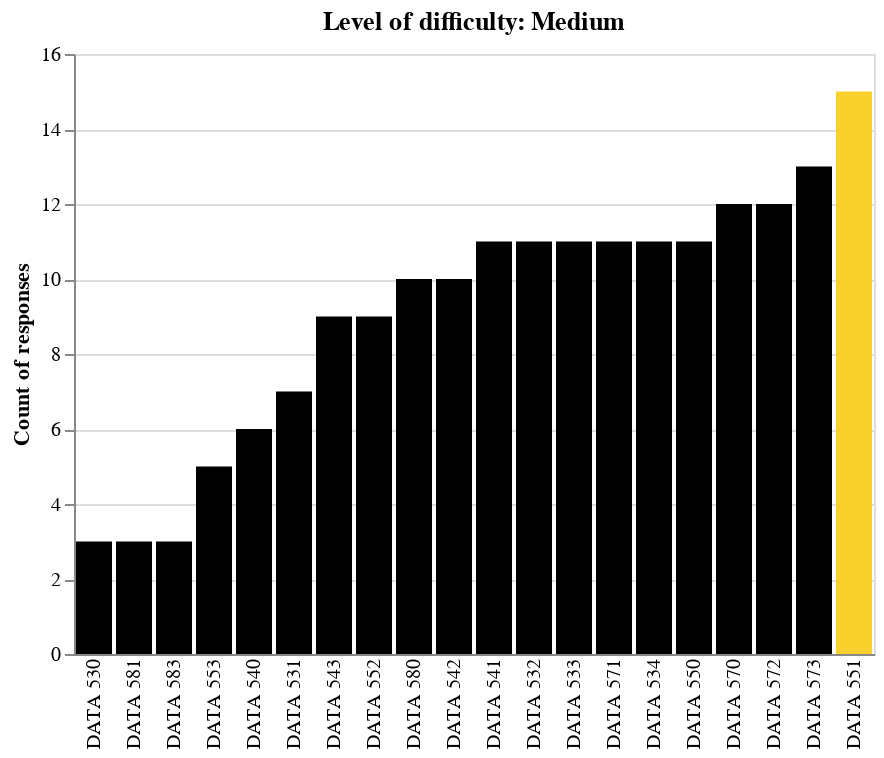

Write notebook code for a chart like this one.
### Code cell
twochart = alt.Chart(mydata, title=alt.TitleParams(text = ["Level of difficulty: Medium"])).mark_bar().encode(
                     x=alt.X('courses', sort ='y', title = None, axis = alt.Axis(ticks=False)),
                     y=alt.Y('twos', title = "Count of responses"),
                     color=alt.condition(alt.datum.twos == mydata['twos'].max(),alt.value('#FAD02C'), alt.value('black')))
twochart

### Figure 1 — Vega-Lite specification as saved in the notebook (floating-point values rounded to 4 significant figures)
{"config": {"view": {"continuousWidth": 400, "continuousHeight": 300}}, "data": {"name": "data-00c69e6bf693f9adb8c980451dc81717"}, "mark": "bar", "encoding": {"color": {"condition": {"value": "#FAD02C", "test": "(datum.twos === 15)"}, "value": "black"}, "x": {"axis": {"ticks": false}, "field": "courses", "sort": "y", "title": null, "type": "nominal"}, "y": {"field": "twos", "title": "Count of responses", "type": "quantitative"}}, "title": {"text": ["Level of difficulty: Medium"]}, "$schema": "https://vega.github.io/schema/vega-lite/v4.17.0.json", "datasets": {"data-00c69e6bf693f9adb8c980451dc81717": [{"courses": "DATA 530", "ones": 17, "twos": 3, "threes": 1}, {"courses": "DATA 580", "ones": 3, "twos": 10, "threes": 8}, {"courses": "DATA 541", "ones": 10, "twos": 11, "threes": 0}, {"courses": "DATA 531", "ones": 11, "twos": 7, "threes": 3}, {"courses": "DATA 532", "ones": 6, "twos": 11, "threes": 4}, {"courses": "DATA 540", "ones": 15, "twos": 6, "threes": 0}, {"courses": "DATA 553", "ones": 9, "twos": 5, "threes": 7}, {"courses": "DATA 570", "ones": 5, "twos": 12, "threes": 4}, {"courses": "DATA 533", "ones": 7, "twos": 11, "threes": 3}, {"courses": "DATA 542", "ones": 9, "twos": 10, "threes": 2}, {"courses": "DATA 543", "ones": 8, "twos": 9, "threes": 4}, {"courses": "DATA 571", "ones": 5, "twos": 11, "threes": 5}, {"courses": "DATA 534", "ones": 3, "twos": 11, "threes": 7}, {"courses": "DATA 550", "ones": 5, "twos": 11, "threes": 5}, {"courses": "DATA 572", "ones": 5, "twos": 12, "threes": 4}, {"courses": "DATA 581", "ones": 2, "twos": 3, "threes": 16}, {"courses": "DATA 551", "ones": 2, "twos": 15, "threes": 4}, {"courses": "DATA 552", "ones": 10, "twos": 9, "threes": 2}, {"courses": "DATA 573", "ones": 2, "twos": 13, "threes": 6}, {"courses": "DATA 583", "ones": 1, "twos": 3, "threes": 17}]}}
